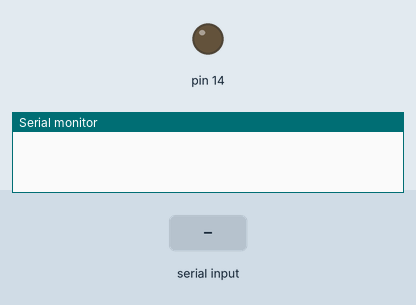
This sketch was run on a simulated Arduino Uno, built with avr-gcc and run on an emulated ATmega328P. Parts: output pins drawn as LEDs (lit = HIGH), the last lines printed to the serial monitor. The test bench sets the inputs (shaded band).

Above: at 1.2 s.
1.3 s: "1" received over the second serial link
At 1.6 s:
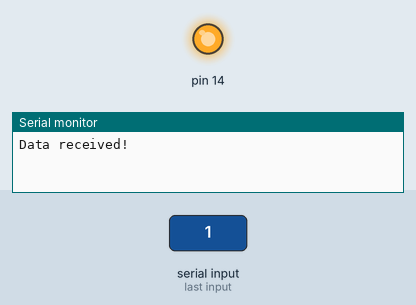
2.8 s: "0" received over the second serial link
At 4.0 s:
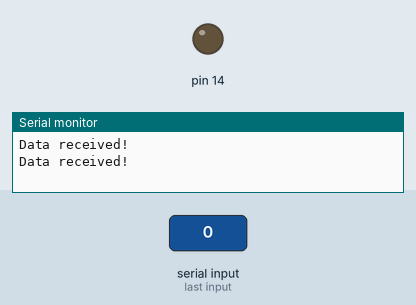
Timing chart, 0 to 5.8 s (numbered marks = the images above; inputs shaded):
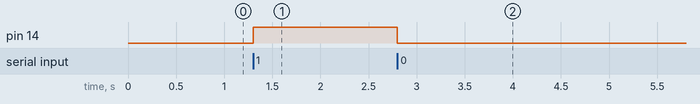

The sketch:

BT-LED.ino
```cpp
#include <SoftwareSerial.h>
 SoftwareSerial mySerial(16,17); // RX(16),TX(17)
 void setup() {
  // Open serial communications and wait for port to open:
     Serial.begin(9600);
     mySerial.begin(9600);
     pinMode(14,OUTPUT);
    }
 void loop() { // run over and over
  char  val;
   if (mySerial.available())
    {
      Serial.println("Data received!");
        val=mySerial.read();
        if(val=='1')
         digitalWrite(14,HIGH);
        if(val=='0')
         digitalWrite(14,LOW);
    }
 }
```

Measured:
- after the input at 1.3 s, pin 14: LOW → HIGH at once
- after the input at 2.8 s, pin 14: HIGH → LOW at once
